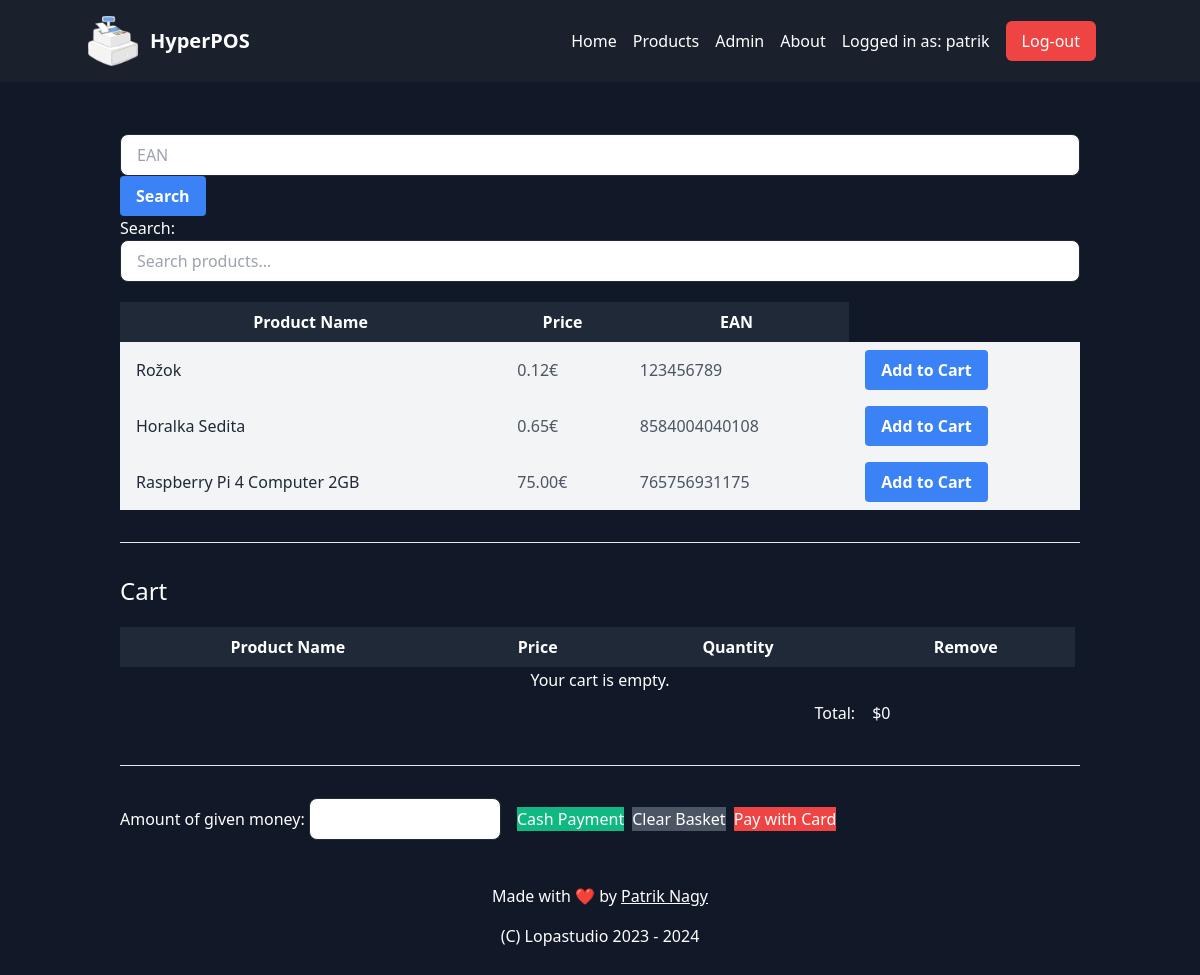
The app's page / (signed in), older data.
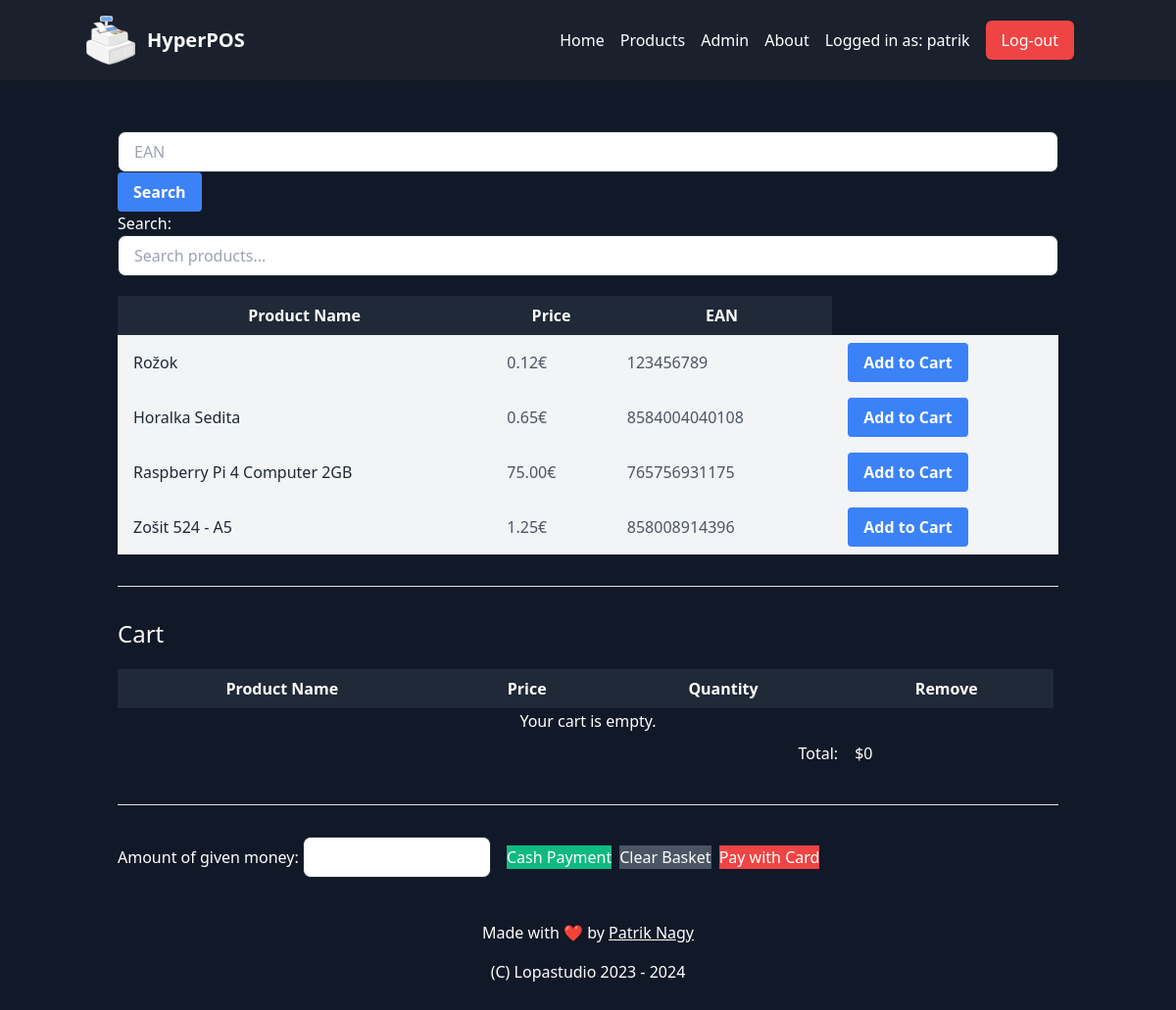
The same page, newer data.
### core/models.py (models this page shows, shortened)
class Product(models.Model):
    name = models.CharField(max_length=100)
    price = models.DecimalField(max_digits=10, decimal_places=2)
    ean = models.IntegerField()

### core/views.py (the view)
# urls.py: path('', views.product_list, name='product_list'),
def product_list(request):
    cart_items = CartItem.objects.filter(user=request.user)
    total_price = sum(item.product.price * item.quantity for item in cart_items)
    products = Product.objects.all()
    return render(request, 'home.html', {'products': products, 'cart_items': cart_items, 'total_price': total_price})

### core/templates/home.html (shortened to what this page needs)
{% extends "master.html" %}
{% block content %}
{% if user.is_authenticated %}
<div class="container mx-auto mt-5">
  <form method="post">
    <input
      type="text"
      id="ean_search"
      name="ean_search"
      placeholder="EAN"
      class="w-full px-4 py-2 rounded-lg border border-gray-800 focus:outline-none focus:border-blue-500 text-black"
    />
    <button
      type="submit"
      class="bg-blue-500 hover:bg-blue-700 text-white font-bold py-2 px-4 rounded"
    >
      Search
    </button>
  </form>
  <label for="search">Search:</label>
  <input
    type="text"
    id="search"
    name="search"
    placeholder="Search products..."
    class="w-full px-4 py-2 rounded-lg border border-gray-800 focus:outline-none focus:border-blue-500 text-black"
  />
  <table id="products" class="w-full mt-5 table-auto">
    <thead class="bg-gray-800">
      <tr>
        <th class="px-4 py-2">Product Name</th>
        <th class="px-4 py-2">Price</th>
        <th class="px-4 py-2">EAN</th>
      </tr>
    </thead>
    <tbody>
      {% for product in products %}
      <tr class="bg-gray-100 hover:bg-gray-200 rounded-lg">
        <td class="px-4 py-2 text-gray-800">{{ product.name }}</td>
        <td class="px-4 py-2 text-gray-600">{{ product.price }}€</td>
        <td class="px-4 py-2 text-gray-600">{{ product.ean }}</td>
        <td class="px-4 py-2">
          <form method="post" action="{% url 'core:add_to_cart' product.id %}">
            <button
              type="submit"
              class="bg-blue-500 hover:bg-blue-700 text-white font-bold py-2 px-4 rounded"
            >
              Add to Cart
            </button>
          </form>
        </td>
      </tr>
      {% empty %}
      <tr>
        <td colspan="4" class="text-center py-4">No products available</td>
      </tr>
      {% endfor %}
    </tbody>
  </table>
  <hr class="my-8" />
  <div class="container mx-auto mt-5">
    {% include 'shit.html' %}
  </div>
  <hr class="my-8" />
  <div id="payment" class="card mb-5">
    <div class="card-body flex items-center">
      <div class="form-group mr-4">
        <label for="amount">Amount of given money:</label>
        <input
          type="number"
          id="amount"
          name="amount"
          min="0"
          step="0.01"
          class="w-48 px-4 py-2 rounded-lg border border-gray-800 focus:outline-none focus:border-blue-500 text-gray-900"
        />
      </div>
      <button
        id="cash-payment-button"
        class="btn btn-primary mr-2 bg-green-500 hover:bg-green-600"
      >
        Cash Payment
      </button>
      <button
        id="button-clear"
        class="btn btn-danger mr-2 bg-gray-600 hover:bg-gray-700"
      >
        Clear Basket
      </button>
      <button
        id="card-payment-button"
        class="btn btn-primary bg-red-500 hover:bg-red-600"
      >
        Pay with Card
      </button>
    </div>
  </div>
  <br />
  <footer class="text-center">
    <h4 class="mb-4">
      Made with ❤️ by <a href="https://lopastudio.sk"><u>Patrik Nagy</u></a>
    </h4>
    <h4>(C) Lopastudio 2023 - 2024</h4>
  </footer>
</div>
{% else %}
<p>You are not authenticated in</p>
<a href="{% url 'login' %}">Log In</a>
{% endif %} {% endblock %}

Row changes from the older to the newer data that the page shows:
added Product: name "Zošit 524 - A5", price "1.25", ean "858008914396"
